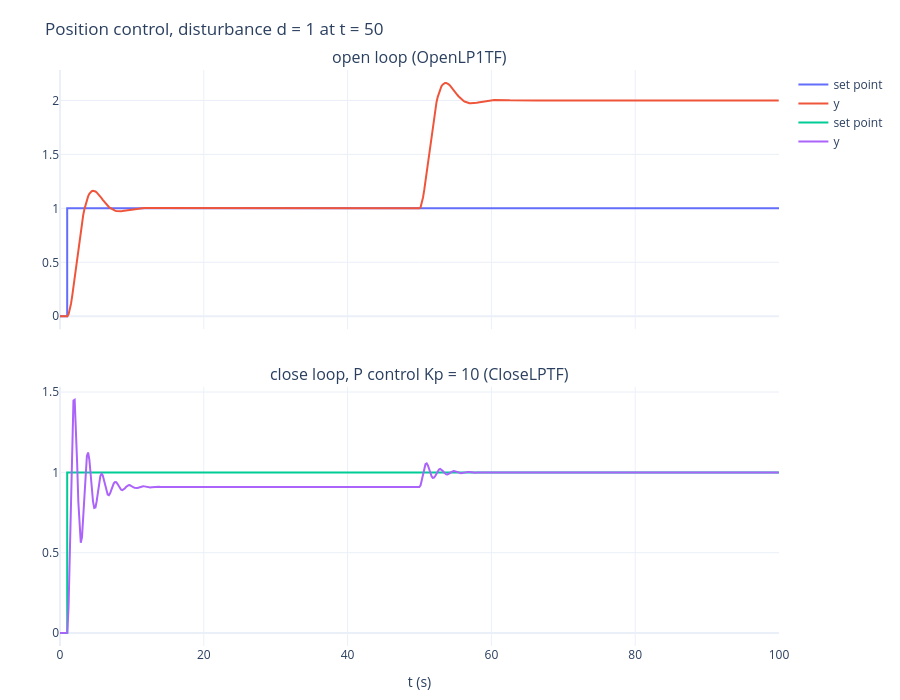

Write notebook code for a chart like this one.
### Markdown cell above
## 1. 位置控制：開迴路與 P 控制 `OpenLP1TF.mdl`、`CloseLPTF.mdl`

* 開迴路（`OpenLP1TF`）：Set Point → Unit Conversion（Gain 1）→ $(+d)$ → $G(s)$。$t=50$ 加入干擾 $d=1$。
* 閉迴路 P 控制（`CloseLPTF`）：$e=r-y$ → $K_p=10$ → $(+d)$ → $G(s)$，$Y=\dfrac{K_pR+D}{s^2+s+1+K_p}$。

理論穩態值：開迴路 $y=1$，加干擾後 $y=2$；P 控制 $y=\dfrac{10}{11}=0.9091$（有穩態誤差），加干擾後 $y=\dfrac{10+1}{11}=1$。

### Code cell
t, X = simulate(lambda t, x: P.dx(x, 1 * r(t) + d(t)), np.zeros(P.n), 100, breaks=(1, 50))
y_open = P.C @ X
print(f"OpenLP1TF : y(49.99) = {val(t, y_open, 49.99):.4f}, y(100) = {val(t, y_open, 100):.4f}")

Kp = 10


def rhs(t, x):
    u = Kp * (r(t) - P.y(x)) + d(t)                                   # Sum4 "|+-" → Kp → Sum3 "++|"（加干擾）
    return P.dx(x, u)


t, X = simulate(rhs, np.zeros(P.n), 100, breaks=(1, 50))
y_p = P.C @ X
print(f"CloseLPTF : y(49.99) = {val(t, y_p, 49.99):.4f}, y(100) = {val(t, y_p, 100):.4f}   (theory 10/11 = {10/11:.4f}, 11/11 = 1)")
scope(t, {"open loop (OpenLP1TF)": [("set point", sp(t)), ("y", y_open)],
          "close loop, P control Kp = 10 (CloseLPTF)": [("set point", sp(t)), ("y", y_p)]},
      "Position control, disturbance d = 1 at t = 50")

### Figure 1 — Plotly figure (JSON) as saved in the notebook; plotly's stock layout.template omitted (floating-point values rounded to 4 significant figures; data arrays with more than 128 entries replaced by an {"elided": "..."} marker saying what was removed)
{"data": [{"mode": "lines", "name": "set point", "type": "scatter", "x": [0, 1.0, 1.0, 100.0], "xaxis": "x", "y": [0, 0, 1, 1], "yaxis": "y"}, {"mode": "lines", "name": "y", "type": "scatter", "x": {"elided": "589 float values"}, "xaxis": "x", "y": {"elided": "589 float values"}, "yaxis": "y"}, {"mode": "lines", "name": "set point", "type": "scatter", "x": [0, 1.0, 1.0, 100.0], "xaxis": "x2", "y": [0, 0, 1, 1], "yaxis": "y2"}, {"mode": "lines", "name": "y", "type": "scatter", "x": {"elided": "589 float values"}, "xaxis": "x2", "y": {"elided": "589 float values"}, "yaxis": "y2"}], "layout": {"annotations": [{"font": {"size": 16}, "showarrow": false, "text": "open loop (OpenLP1TF)", "x": 0.5, "xanchor": "center", "xref": "paper", "y": 1.0, "yanchor": "bottom", "yref": "paper"}, {"font": {"size": 16}, "showarrow": false, "text": "close loop, P control Kp = 10 (CloseLPTF)", "x": 0.5, "xanchor": "center", "xref": "paper", "y": 0.45, "yanchor": "bottom", "yref": "paper"}], "height": 700, "margin": {"b": 50, "l": 60, "r": 20, "t": 70}, "title": {"text": "Position control, disturbance d = 1 at t = 50"}, "xaxis": {"anchor": "y", "domain": [0.0, 1.0], "matches": "x2", "showticklabels": false}, "xaxis2": {"anchor": "y2", "domain": [0.0, 1.0], "title": {"text": "t (s)"}}, "yaxis": {"anchor": "x", "domain": [0.55, 1.0]}, "yaxis2": {"anchor": "x2", "domain": [0.0, 0.45]}}}
